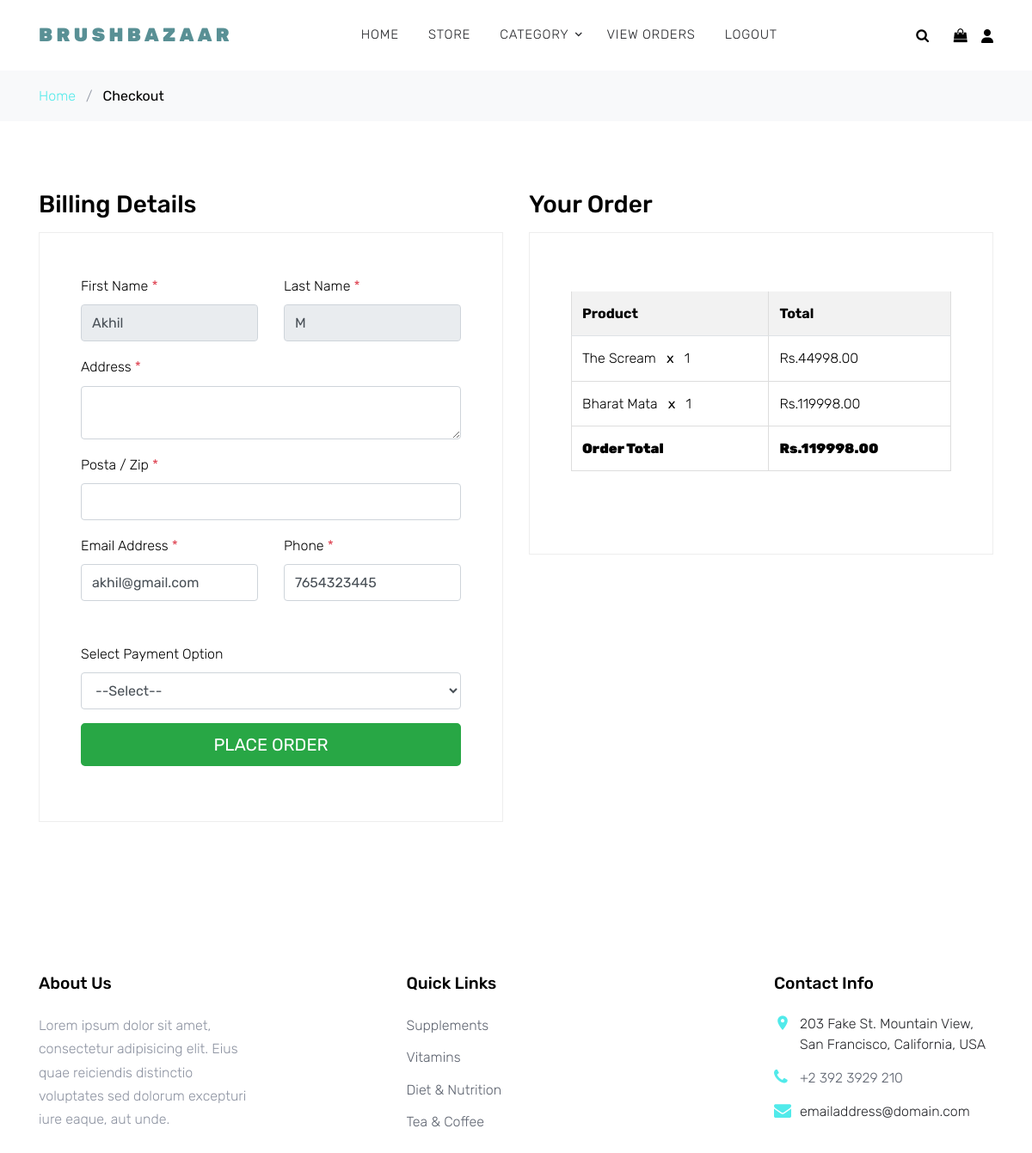
/Cart/checkout/ (signed in), run on an earlier commit of the app's database.
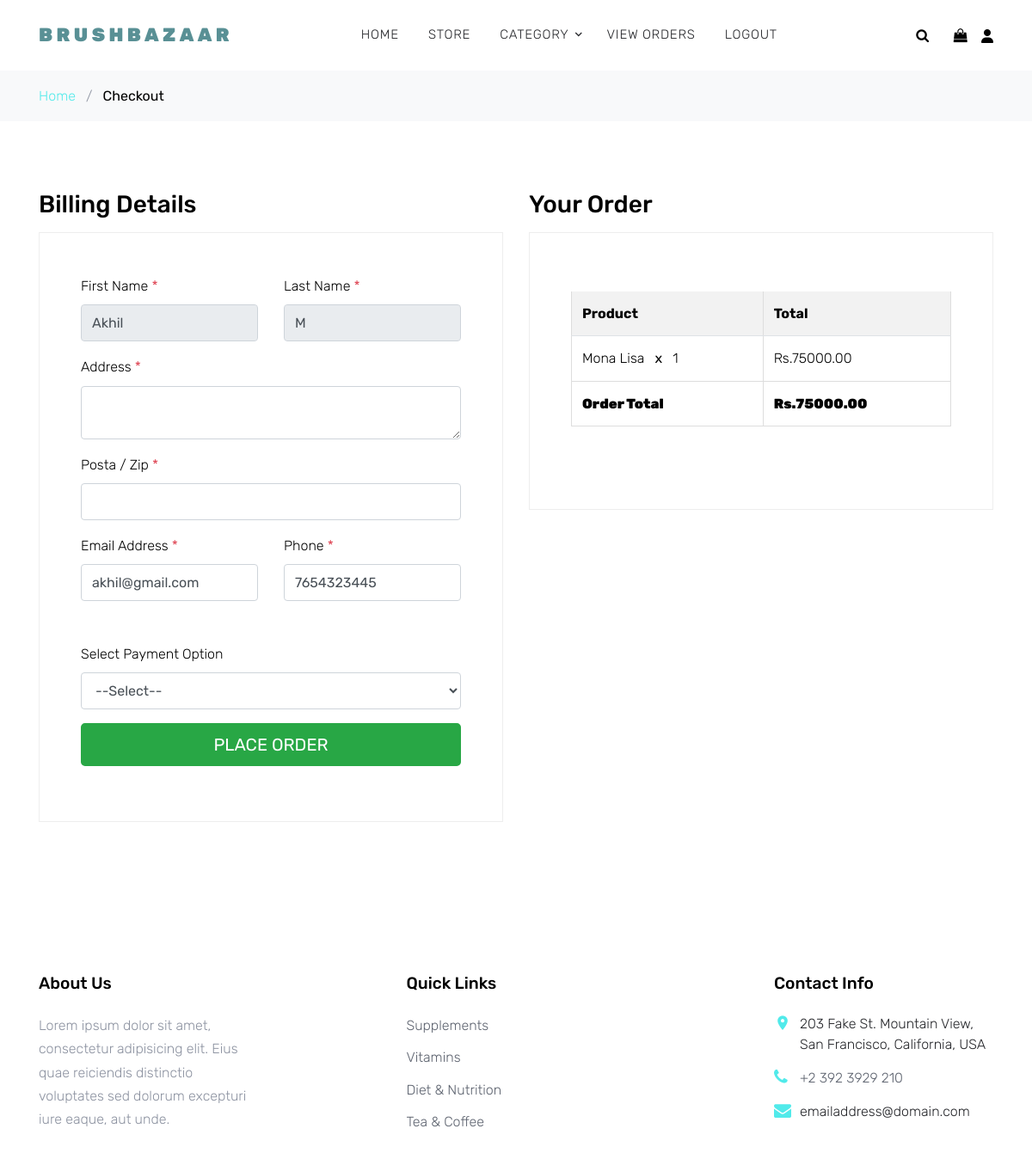
And on a later commit of the database.
### Cart/models.py (models this page shows, shortened)
class CartItem(models.Model):
    product = models.ForeignKey(BrushBazaarProducts, on_delete=models.CASCADE)
    cart = models.ForeignKey(Cart, on_delete=models.CASCADE)
    quantity = models.IntegerField()
    active = models.BooleanField(default=True)
    class Meta:
        db_table = 'CartItem'
    def sub_total(self):
        return self.product.price * self.quantity

### Shop/models.py (models this page shows, shortened)
class BrushBazaarProducts(models.Model):
    product = models.CharField(max_length=50, unique=True)
    artist = models.CharField(max_length=200)
    description = models.TextField(max_length=1000, blank=True)
    category = models.ForeignKey(Categories, on_delete=models.PROTECT)
    price = models.DecimalField(max_digits=20, decimal_places=2)
    image = models.ImageField(upload_to='BrushBazaarProducts')
    stock = models.IntegerField()

### Cart/views.py (the view)
# urls.py: path('checkout/', Checkout, name='checkout'),
@login_required(login_url='Customer:login')
def Checkout(request, total=0, counter=0):
    user = CustomerDetails.objects.get(id=request.user.id)
    cart = Cart.objects.get(user=request.user.id)
    cart_item = CartItem.objects.filter(cart=cart, active=True)
    for i in cart_item:
        total =+ (i.product.price * i.quantity)
        counter += i.quantity
    return render(request, 'Cart/Checkout.html', {'cart_item': cart_item, 'total':total,
                                                  'user_details':user, 'cart_id': cart.id, 'counter': counter})

### Shop/context_processors.py (called while the page is built)
def BrushBazaar_Category(request):
    cat = Categories.objects.all()
    return dict(cat=cat)

### Shop/models.py (called while the page is built)
    def __str__(self):
        return self.category

### Template/Cart/Checkout.html (shortened to what the changed rows need)
{% extends 'Home/Base.html' %}
{% load static %}
{% block content %}
    <div class="site-section">
      <div class="container">
        <div class="row">
          <div class="col-md-6 mb-5 mb-md-0">
            <h2 class="h3 mb-3 text-black">Billing Details</h2>
          </div>
          <div class="col-md-6">
            <div class="row mb-5">
              <div class="col-md-12">
                <h2 class="h3 mb-3 text-black">Your Order</h2>
                <div class="p-3 p-lg-5 border">
                  <table class="table site-block-order-table mb-5">
                    <thead>
                      <th>Product</th>
                      <th>Total</th>
                    </thead>
                    <tbody>
                    {% for i in cart_item %}
                      <tr>
                        <td>{{i.product.product}} <strong class="mx-2">x</strong> 1</td>
                        <td>Rs.{{i.sub_total}}</td>
                      </tr>
                    {% endfor %}
                      <tr>
                        <td class="text-black font-weight-bold"><strong>Rs.{{total}}</strong></td>
                      </tr>
                    </tbody>
                  </table>
                </div>
              </div>
            </div>
          </div>
        </div>
      </div>
    </div>
{% endblock %}

What changed in the data, as far as the page shows it:
removed CartItem: product.product "The Scream", sub_total "44998.00"
removed CartItem: product.product "Bharat Mata", sub_total "119998.00"
added CartItem: product.product "Mona Lisa", sub_total "75000.00"
Also different on the page:
{{ total }}: "119998.00" → "75000.00"
